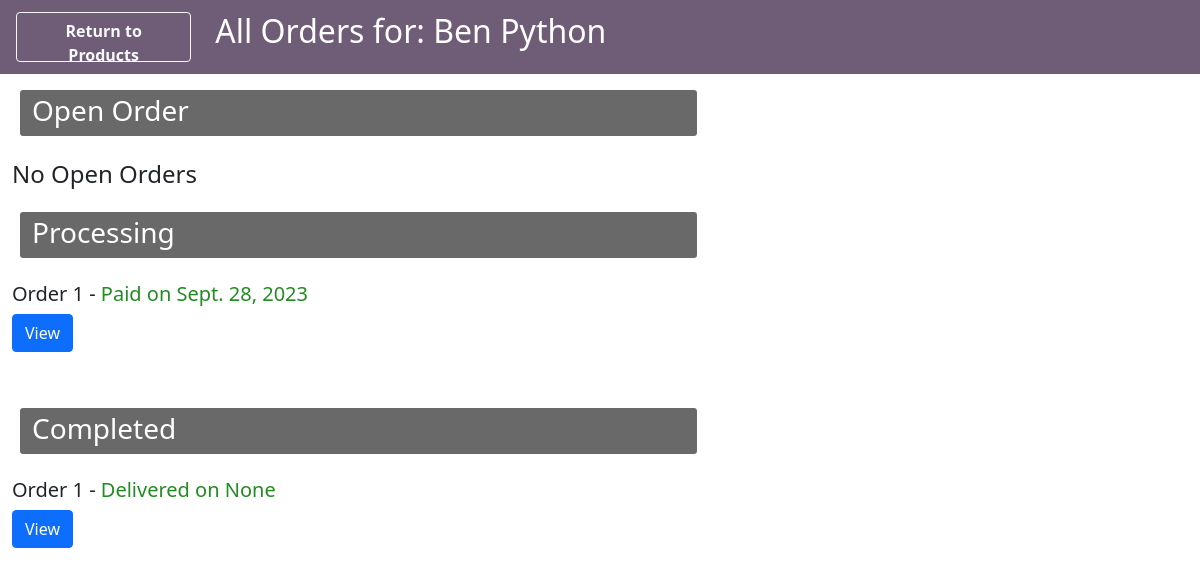
Page /none/customer_orders (signed in) on the earlier database version.
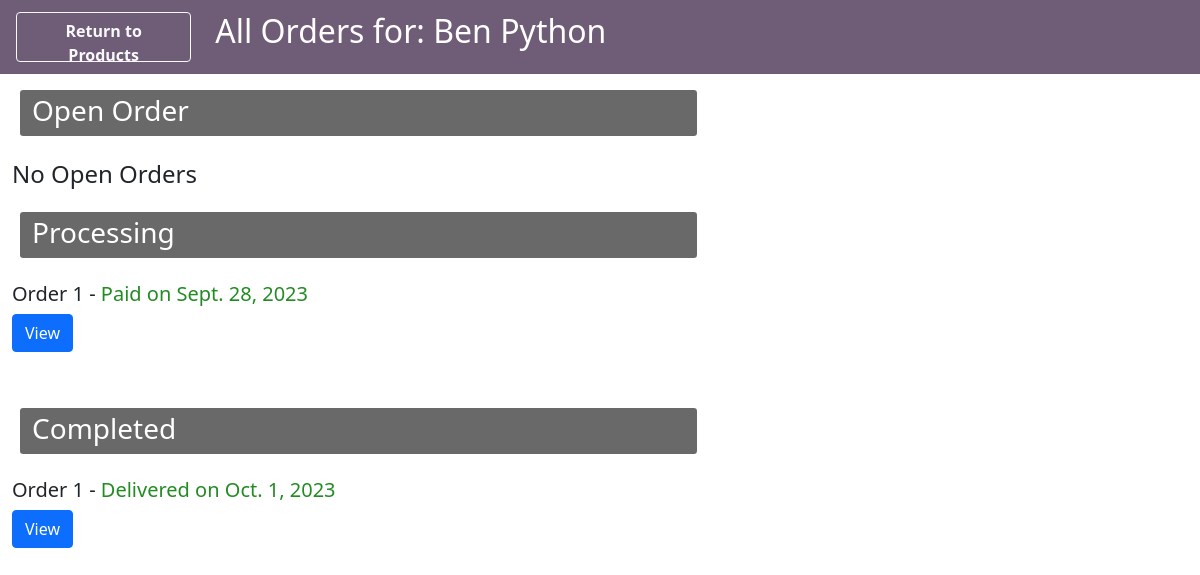
Same page on the later database version.
### crafts_by_micks/models.py (models this page shows, shortened)
class Order(models.Model):
    customer = models.ForeignKey(User, on_delete=models.DO_NOTHING)
    submitted_date = models.DateField(null=True, blank=True)
    payment_received_date = models.DateField(null=True, blank=True)
    delivered_date = models.DateField(null=True, blank=True)
    total_value = models.FloatField(default=0)
    status_options = (
        ('ns','not_submitted'),
        ('r', 'receieved'),
        ('p', 'paid'),
        ('c', 'completed')
    )
    status = models.CharField(max_length=20, choices=status_options)

### product_site/views.py (the view, shortened to what this page needs)
# urls.py: path('<message>/customer_orders', views.customer_orders, name='customer_orders'),
def customer_orders(request, message):
    customer = request.user
    all_orders = Order.objects.filter(customer = customer)
    open_orders = []
    processing = []
    completed = []
    product_image_list = []
    for order in all_orders:
        if order.status == 'ns':
            open_orders.append(order)
        elif order.status == 'c':
            completed.append(order)
        else:
            processing.append(order)
    open_order_items = []
    order_total = 0
    context = {
        'customer': customer,
        'open_orders': open_orders,
        'open_order_items': open_order_items,
        'order_total': order_total,
        'processing_orders': processing,
        'completed_orders': completed,
        'product_image_list': product_image_list,
        'message': message
    }
    return render(request, 'customer_orders.html', context)

### product_site/templates/customer_orders.html (shortened to what the changed rows need)
{% load static %}
<html lang="en">
<head>
	<link href="https://cdn.jsdelivr.net/npm/bootstrap@5.0.0/dist/css/bootstrap.min.css"
        rel="stylesheet" >
</head>
<body class = "container-fluid">
    <div class = "row ps-1 pt-1 pb-1"
        style = "background-color: rgb(111, 92, 119); color: white;">
        <div class = "col-2">
        </div>
        <div class = "col-6 text-start my-1 pt-1">
            <h2>
                All Orders for: {{customer.first_name}} {{customer.last_name}}
            </h2>
        </div>
    </div>
    <div class="row my-3 mx-2 rounded">
        <h3 class = "col-xxl-7 col-xl-7 col-lg-8 col-md-9 col-12 rounded-1 pt-1 pb-2"
            style="background-color:dimgrey; color: white;">
        </h3>
    </div>
    <div class ="row">
        {% if open_orders %}
            {% for order in open_orders %}
                <form action="{% url 'product_site:submit_order' order.id %}" method="post">
                    {% csrf_token %}
                    <input class = "mx-3 btn btn-primary"
                        type="submit"
                        value="Submit Order">
                </form>
                {% for order_item in open_order_items %}
                <div class="card col-xxl-4 col-xl-4 col-lg-4 col-md-6 col-sm-12 col-xs-12 my-2"
                    style="background-color: rgb(222, 222, 222); border: 3px solid black;">
                    <div class = "row">
                        <div class = "col-6">
                            {% for product_image in product_image_list %}
                                {%if product_image.0 == order_item.product_id %}
                                    <img  class="card-img-top mx-1 my-2"
                                        style="width: 100%; height: 15rem;
                                        object-fit:cover; border: 2px solid white;"
                                        src="{{product_image.1.url}}">
                                {% endif %}
                        {% endfor %}
                        </div>
                        <div class = "col-6">
                            {% if order_item.options %}
                            <ul class="list-group">
                                <h5 class = "my-2">Options:</h5>
                                {% for option in order_item.options %}
                                    {%if option != ""%}
                                        <li class="list-group-item my-0 border rounded"
                                        style="max-width: 100%;">{{option}}</li>
                                    {% endif %}
                                {% endfor %}
                            </ul>
                            {% endif %}
                        </div>
                    </div>
                    <div class="card-body">
                        <h4 class="card-title">{{order_item.product_title}}</h4>
                        <h5 class="card-title">Unit Price: R{{order_item.price}}</h5>
                        <h5 class="card-title">Quantity: {{order_item.quantity}}</h5>
                        {% if order_item.chosen_size != 'none' %}
                            <h5 class="card-title">Size: {{order_item.chosen_size}}</h5>
                        {% else %}
                            &nbsp
                        {% endif %}
                      <form action = "{% url 'product_site:remove_item' order_item.id order.id %}">
                        <button class = "btn btn-danger" type="submit"> Remove </button>
                    </form>
                    </div>
                  </div>
                {% endfor %}
            {% endfor %}
        {% else %}
            <h4>No Open Orders</h4>
        {% endif %}
    </div>
    <div class="row my-3 mx-2 rounded">
        <h3 class = "col-xxl-7 col-xl-7 col-lg-8 col-md-9 col-12 rounded-1 pt-1 pb-2"
            style="background-color:dimgrey; color: white;">
        </h3>
    </div>
    {% if processing_orders %}
        {% for order in processing_orders %}
            {% if order.payment_received_date%}
                <h5>Order {{forloop.counter}} -
                    <span style = "color:forestgreen;">Paid on {{order.payment_received_date}}</span>
                </h5>
            {% else %}
                <h5>Order {{forloop.counter}} -
                    <span style="color: red;">Payment Not Received/Processed</span>
                </h5>
            {% endif %}
            <form action="{% url 'product_site:view_order' order.id 'none' %}">
                <button class = "btn btn-primary" type="submit">View</button>
            </form>
            <br>
        {% endfor %}
    {% else %}
        <h4>No Orders being processed</h4>
    {% endif %}
    <div class="row my-3 mx-2 rounded">
        <h3 class = "col-xxl-7 col-xl-7 col-lg-8 col-md-9 col-12 rounded-1 pt-1 pb-2"
            style="background-color:dimgrey; color: white;">
            Completed</h3>
    </div>
    {% if completed_orders %}
        {% for order in completed_orders %}
            <h5>Order {{forloop.counter}} -
                <span style = "color:forestgreen;">Delivered on {{order.delivered_date}}</span>
            </h5>
            <form action="{% url 'product_site:view_order' order.id 'none' %}">
                <button class = "btn btn-primary" type="submit">View</button>
            </form>
            <br>
        {% endfor %}
    {% else %}
        <h4>No Completed Orders</h4>
    {% endif %}
</body>
</html>

Differences in the rows shown:
changed Order: delivered_date "None" → "Oct. 1, 2023"
